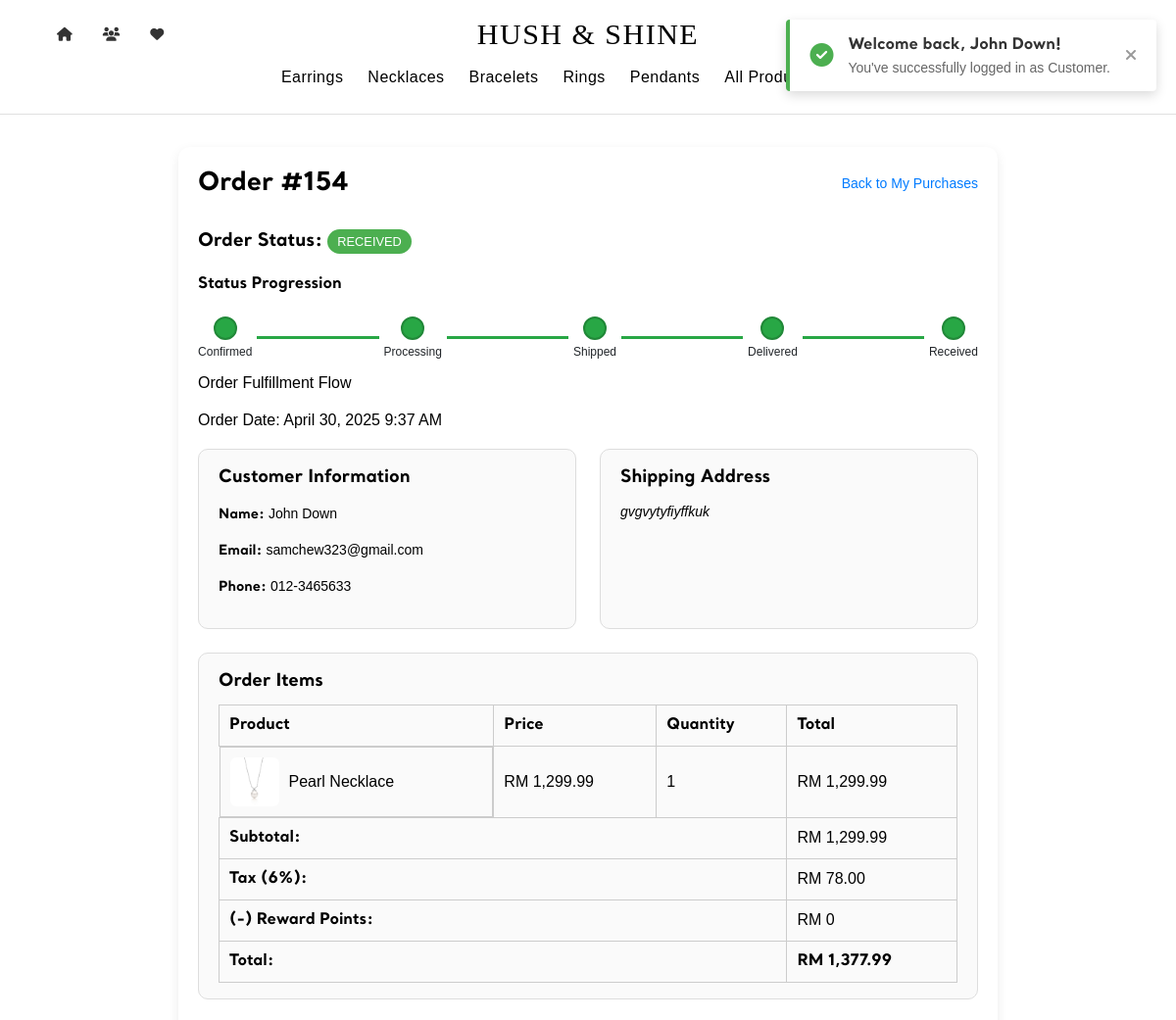
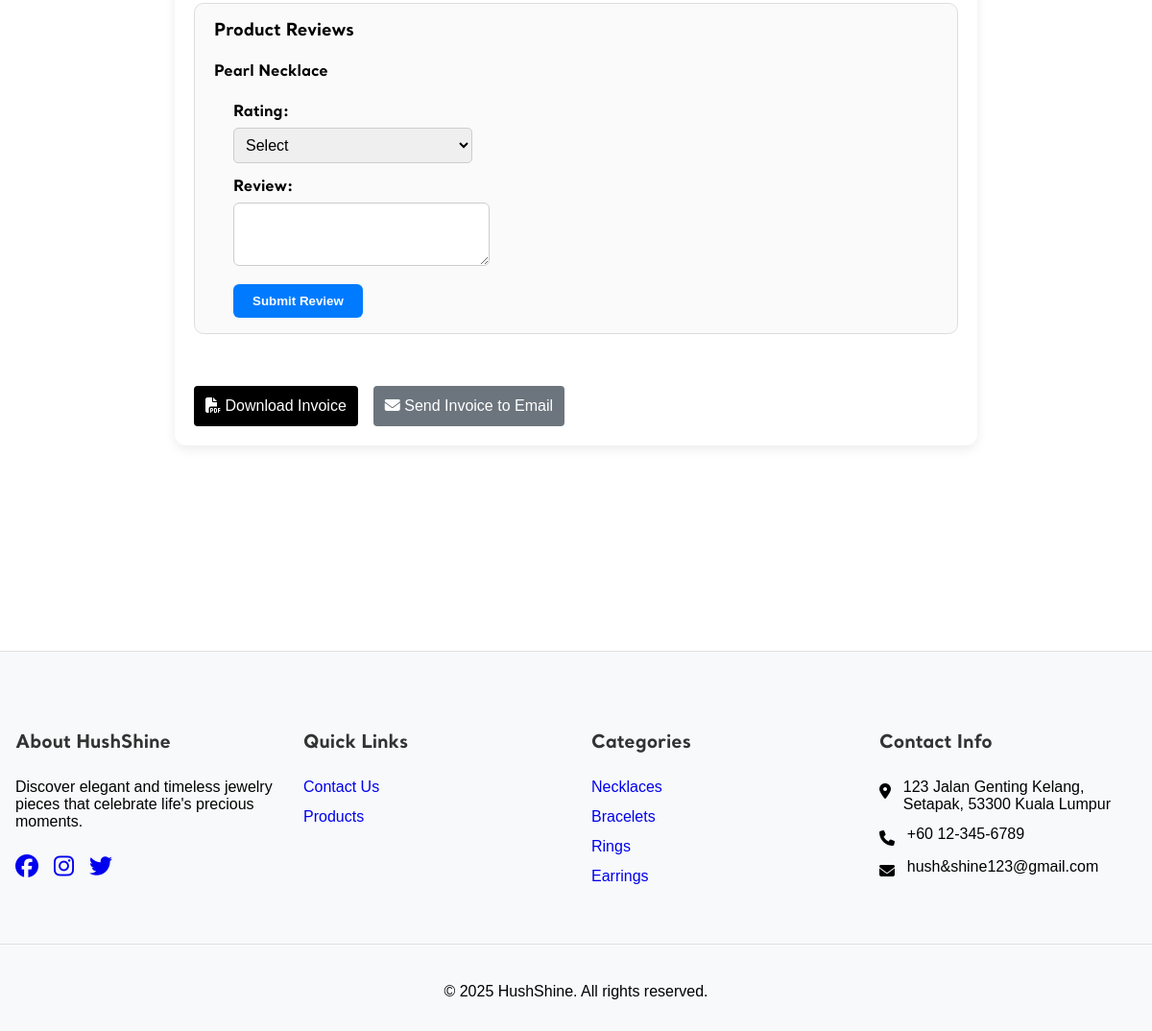
Page /page/cust_viewOrder.php?id=154 (signed in) on the committed database (2 pictures, top to bottom).
### tables this page shows
CREATE TABLE `orders` (
  `order_id` int(11) NOT NULL,
  `cust_id` char(5) NOT NULL,
  `order_date` datetime NOT NULL,
  `reward_used` decimal(10,2) DEFAULT 0.00,
  `reward_get` decimal(10,2) DEFAULT 0.00,
  `total_amount` decimal(10,2) NOT NULL,
  `status` varchar(50) NOT NULL DEFAULT 'Pending',
  `payment_id` varchar(255) DEFAULT NULL,
  `payment_status` varchar(50) DEFAULT NULL,
  `shipping_address` text DEFAULT NULL,
  `payment_method` varchar(50) NOT NULL
);

CREATE TABLE `customer` (
  `cust_id` char(5) NOT NULL,
  `cust_name` varchar(50) NOT NULL,
  `cust_contact` varchar(13) NOT NULL,
  `cust_email` varchar(50) NOT NULL,
  `cust_gender` char(1) NOT NULL,
  `cust_password` varchar(100) NOT NULL,
  `cust_photo` varchar(100) NOT NULL,
  `status` enum('active','blocked') DEFAULT 'active',
  `blocked_until` datetime DEFAULT NULL,
  `block_reason` varchar(255) DEFAULT NULL
);

CREATE TABLE `order_items` (
  `order_item_id` int(11) NOT NULL,
  `order_id` int(11) NOT NULL,
  `prod_id` char(4) NOT NULL,
  `quantity` int(11) NOT NULL,
  `price` decimal(10,2) NOT NULL
);

CREATE TABLE `product` (
  `prod_id` char(4) NOT NULL,
  `prod_name` varchar(100) NOT NULL,
  `prod_desc` varchar(200) NOT NULL,
  `price` double(7,2) NOT NULL,
  `quantity` int(4) NOT NULL,
  `cat_id` char(4) NOT NULL,
  `image` varchar(100) NOT NULL
);

### page/cust_viewOrder.php (the view, shortened to what this page needs)
<?php
require '../_base.php';
$custId = $_SESSION['cust_id'];
$orderId = $_GET['id'] ?? null;
try {
    $checkTableStmt = $_db->prepare("SHOW TABLES LIKE 'stripe_payments'");
    $checkTableStmt->execute();
    $tableExists = $checkTableStmt->rowCount() > 0;
    if ($tableExists) {
        $orderStmt = $_db->prepare("
            SELECT o.*, sp.payment_intent_id, sp.status as payment_status
            FROM orders o
            LEFT JOIN stripe_payments sp ON o.order_id = sp.order_id
            WHERE o.order_id = ? AND o.cust_id = ?
        ");
    } else {
        $orderStmt = $_db->prepare("
            SELECT o.*
            FROM orders o
            WHERE o.order_id = ? AND o.cust_id = ?
        ");
    }
    $orderStmt->execute([$orderId, $custId]);
    $order = $orderStmt->fetch(PDO::FETCH_ASSOC);
    $itemStmt = $_db->prepare("
        SELECT oi.*, p.prod_name, p.image
        FROM order_items oi
        JOIN product p ON oi.prod_id = p.prod_id
        WHERE oi.order_id = ?
    ");
    $itemStmt->execute([$orderId]);
    $orderItems = $itemStmt->fetchAll(PDO::FETCH_ASSOC);
    $trackingInfo = [
        'courier' => '',
        'tracking_number' => ''
    ];
    if (!empty($order['shipping_address']) && strpos($order['shipping_address'], '--TRACKING INFO--') !== false) {
        $parts = explode('--TRACKING INFO--', $order['shipping_address']);
        $shippingAddress = trim($parts[0]);
        if (isset($parts[1])) {
            if (preg_match('/Courier:\s*(.*?)\s*\n/i', $parts[1], $match)) {
                $trackingInfo['courier'] = $match[1];
            }
            if (preg_match('/Tracking Number:\s*(.*?)\s*(\n|$)/i', $parts[1], $match)) {
                $trackingInfo['tracking_number'] = $match[1];
            }
        }
    } else {
        $shippingAddress = $order['shipping_address'];
    }
    $custStmt = $_db->prepare("
        SELECT cust_name, cust_email, cust_contact
        FROM customer
        WHERE cust_id = ?
    ");
    $custStmt->execute([$custId]);
    $customer = $custStmt->fetch(PDO::FETCH_ASSOC);
} catch (Exception $e) {
    error_log("View Order Error: " . $e->getMessage());
    header('Location: mypurchase.php');
    exit;
}
function hasReview($orderId, $prodId, $custId, $db) {
    $stmt = $db->prepare("
        SELECT COUNT(*) AS review_count
        FROM prod_reviews
        WHERE order_id = ? AND prod_id = ? AND cust_id = ?
    ");
    $stmt->execute([$orderId, $prodId, $custId]);
    $result = $stmt->fetch(PDO::FETCH_ASSOC);
    return $result['review_count'] > 0;
}
include '../_head.php';
?>
<div class="custView-order-details-page">
    <div class="custView-page-header">
        <h2>Order #<?= $orderId ?></h2>
        <a href="mypurchase.php" class="custView-back-link">Back to My Purchases</a>
    </div>
    <div class="order-summary-section">
        <div class="order-status">
            <h3>Order Status: <span class="status-badge status-<?= strtolower($order['status']) ?>"><?= htmlspecialchars($order['status']) ?></span></h3>
            <div class="status-progression-container">
                <h4>Status Progression</h4>
                <div class="status-track">
                    <?php
                    $statuses = [];
                    $headerText = '';
                    if ($order['status'] === 'Refunded') {
                        $statuses = ['Confirmed', 'Processing', 'Shipped', 'Delivered', 'Request Pending', 'Refunded'];
                        $headerText = 'Refund/Return Flow';
                    } elseif ($order['status'] === 'Request Pending') {
                        $statuses = ['Confirmed', 'Processing', 'Shipped', 'Delivered', 'Request Pending'];
                        $headerText = 'Refund/Return Flow';
                    } elseif ($order['status'] === 'Cancelled') {
                        $statuses = ['Cancelled'];
                        $headerText = 'Order Cancellation Flow';
                    } else {
                        $statuses = ['Confirmed', 'Processing', 'Shipped', 'Delivered', 'Received'];
                        $headerText = 'Order Fulfillment Flow';
                    }
                    $currentStatusIndex = array_search($order['status'], $statuses);
                    foreach ($statuses as $index => $status):
                        $isActive = $order['status'] !== 'Pending' && $index <= $currentStatusIndex;
                        $isCurrent = $status === $order['status'];
                        $statusClass = in_array($status, ['Request Pending', 'Refunded', 'Cancelled']) ? 'issue-status' : '';
                    ?>
                        <div class="status-step <?= $isActive ? 'active' : '' ?> <?= $isCurrent ? 'current' : '' ?> <?= $statusClass ?>">
                            <div class="status-dot"></div>
                            <div class="status-label"><?= htmlspecialchars($status) ?></div>
                        </div>
                        <?php if ($index < count($statuses) - 1): ?>
                            <div class="status-line"></div>
                        <?php endif; ?>
                    <?php endforeach; ?>
                </div>
                <p class="status-header"><?= htmlspecialchars($headerText) ?></p>
            </div>
            <p>Order Date: <?= date('F j, Y g:i A', strtotime($order['order_date'])) ?></p>
        </div>
    </div>
    <div class="custView-order-details-grid">
        <div class="custView-detail-card">
            <h3>Customer Information</h3>
            <div class="custView-card-content">
                <p><strong>Name:</strong> <?= htmlspecialchars($customer['cust_name']) ?></p>
                <p><strong>Email:</strong> <?= htmlspecialchars($customer['cust_email']) ?></p>
                <p><strong>Phone:</strong> <?= htmlspecialchars($customer['cust_contact']) ?></p>
            </div>
        </div>
        <div class="custView-detail-card">
            <h3>Shipping Address</h3>
            <div class="custView-card-content">
                <address>
                    <?= nl2br(htmlspecialchars($shippingAddress ?? 'No shipping address provided')) ?>
                </address>
            </div>
        </div>
        <div class="custView-detail-card full-width">
            <h3>Order Items</h3>
            <div class="custView-card-content">
                <table class="custView-order-items-table">
                    <thead>
                        <tr>
                            <th>Product</th>
                            <th>Price</th>
                            <th>Quantity</th>
                            <th>Total</th>
                        </tr>
                    </thead>
                    <tbody>
                        <?php
                        $subtotal = 0;
                        foreach ($orderItems as $item):
                            $subtotal += $item['price'] * $item['quantity'];
                        ?>
                            <?php
                                $productImage = '../images/no-image.png';
                                if (!empty($item['image'])) {
                                    $imageData = json_decode($item['image'], true);
                                    if ($imageData) {
                                        $imageFile = is_array($imageData) ? $imageData[0] : $imageData;
                                        $productImage = '../images/products/' . $imageFile;
                                    }
                                }
                            ?>
                            <tr>
                                <td class="custView-product-cell">
                                    <div class="custView-product-info">
                                        <img src="<?= $productImage ?>" alt="<?= htmlspecialchars($item['prod_name']) ?>" class="custView-product-thumb">
                                        <span><?= htmlspecialchars($item['prod_name']) ?></span>
                                    </div>
                                </td>
                                <td>RM <?= number_format($item['price'], 2) ?></td>
                                <td><?= $item['quantity'] ?></td>
                                <td>RM <?= number_format($item['price'] * $item['quantity'], 2) ?></td>
                            </tr>
                        <?php endforeach; ?>
                    </tbody>
                    <tfoot>
                        <tr>
                            <td colspan="3" class="custView-text-right"><strong>Subtotal:</strong></td>
                            <td>RM <?= number_format($subtotal, 2) ?></td>
                        </tr>
                        <tr>
                            <td colspan="3" class="custView-text-right"><strong>Tax (6%):</strong></td>
                            <td>RM <?= number_format($subtotal * 0.06, 2) ?></td>
                        </tr>
                        <tr>
                            <td colspan="3" class="custView-text-right"><strong>(-) Reward Points:</strong></td>
                            <td>RM <?= number_format($order['reward_used']) ?></td>
                        </tr>
                        <tr>
                            <td colspan="3" class="custView-text-right"><strong>Total:</strong></td>
                            <td><strong>RM <?= number_format($order['total_amount'], 2) ?></strong></td>
                        </tr>
                    </tfoot>
                </table>
            </div>
        </div>
        <?php if ($order['status'] === 'Received'): ?>
        <div class="custView-detail-card full-width">
            <h3>Product Reviews</h3>
            <div class="custView-card-content">
                <?php foreach ($orderItems as $item): ?>
                    <div class="custView-product-review-section">
                        <h4><?= htmlspecialchars($item['prod_name']) ?></h4>
                        <?php if (!hasReview($orderId, $item['prod_id'], $custId, $_db)): ?>
                            <form method="POST" class="custView-review-form">
                                <div class="custView-form-group">
                                    <label for="rating-<?= $item['prod_id'] ?>">Rating:</label>
                                    <select name="rating" id="rating-<?= $item['prod_id'] ?>" required>
                                        <option value="">Select</option>
                                    </select>
                                </div>
                                <div class="custView-form-group">
                                    <label for="review-<?= $item['prod_id'] ?>">Review:</label>
                                    <textarea name="review" id="review-<?= $item['prod_id'] ?>" rows="3" required></textarea>
                                </div>
                                <button type="submit" name="submit_review" class="custView-btn btn-primary">Submit Review</button>
                            </form>
                        <?php endif; ?>
                    </div>
                <?php endforeach; ?>
            </div>
        </div>
        <?php endif; ?>
        <?php if ($order['status'] !== 'Pending'&& $order['status'] !== 'Cancelled'): ?>
            <div class="confirmation-actions" style="margin-top: 30px; text-align: center;">
                <a href="custGenerate_invoice.php?id=<?= $orderId ?>" class="admin-submit-btn" target="_blank">
                    <i class="fas fa-file-pdf"></i> Download Invoice
                </a>
                <a href="custGenerate_invoice.php?id=<?= $orderId ?>&email=1" class="admin-submit-btn secondary">
                    <i class="fas fa-envelope"></i> Send Invoice to Email
                </a>
            </div>
        <?php endif; ?>
    </div>
</div>
<?php include '../_foot.php'; ?>

### rows in the picture
orders: status "RECEIVED", status "Order Fulfillment Flow", order_date "April 30, 2025 9:37 AM", shipping_address "gvgvytyfiyffkuk", reward_used "0", total_amount "1,377.99"
customer: cust_name "John Down", cust_email "samchew323@gmail.com", cust_contact "012-3465633"
order_items: prod.prod_name "Pearl Necklace", price "1,299.99", quantity "1", $item['price'] * $item['quantity'] "1,299.99"

### other values in the picture
$user_name "John Down"
$user_type "Customer"
$orderId "154"
$status "Confirmed"
$status "Processing"
$status "Shipped"
$status "Delivered"
$status "Received"
$subtotal "1,299.99"
$subtotal * 0.06 "78.00"
